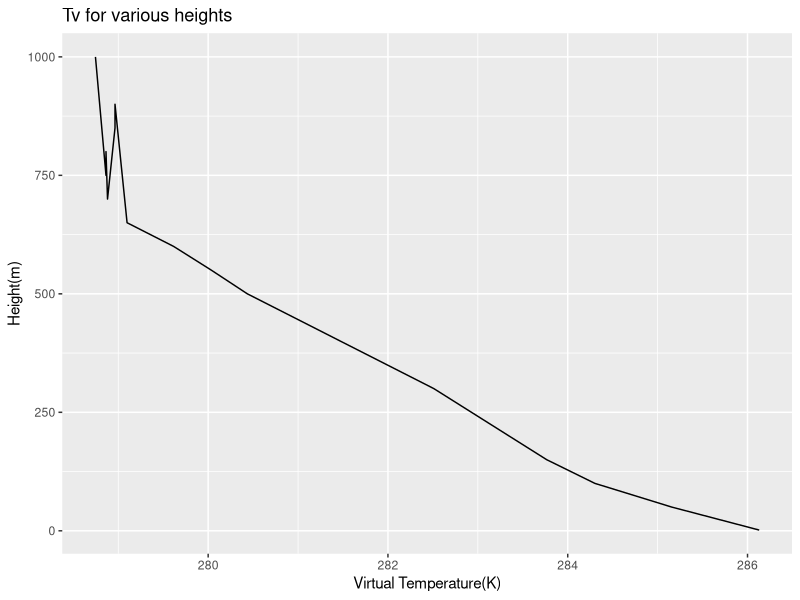
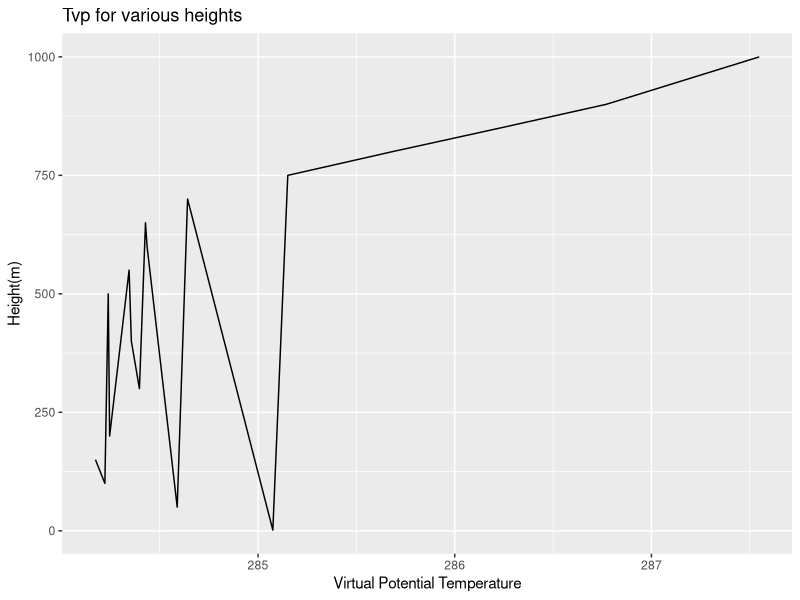
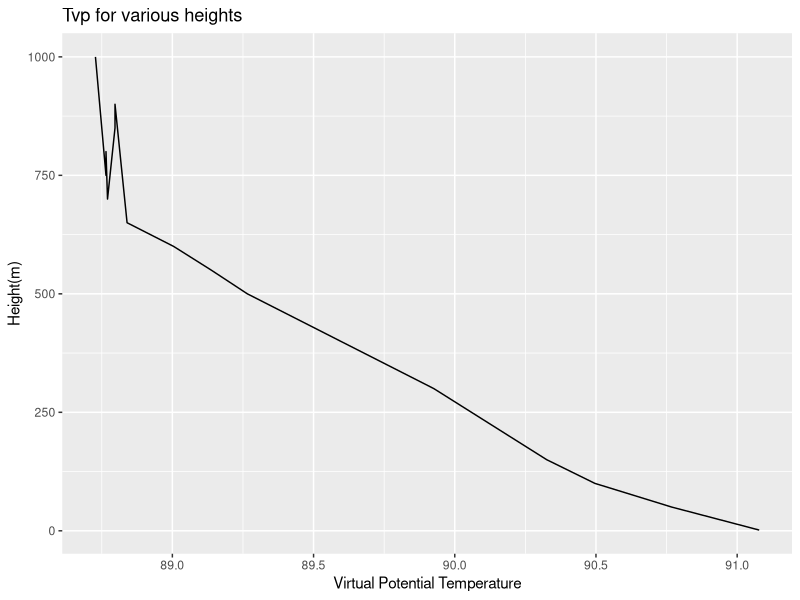

Reproduce these figures in R, in order.
## ---- chunk 1

library(ggplot2)
library(dplyr)


## ---- chunk 2

#meters
heightq7 <- c(1.5,50,100,150,200,300,400,500,550,600,650,700,750,800,850,900,1000)
#in mb
pressureq7 <- c(1013,1007,1001,995,989,977,965,954,948,942,936,931,925,919,914,908,897)
#in deg C
temperature7 <- c(11.8,10.9,10.1,9.6,9.2,8.4,7.4,6.4,6.0,5.6,5.1,4.9,4.9,4.9,5.0,5.0,4.8)
#in g/Kg
specifichumidity7 <- c(6.5,6.1,5.8,5.6,5.5,5.3,5.1,4.9,4.9,4.8,4.7,4.6,4.5,4.5,4.5,4.5,4.4)

length(heightq7)==length(pressureq7)
length(temperature7)==length(specifichumidity7)



## ---- chunk 3

# Convert to Kelvin
temperature7K <- temperature7 + 273.2
vtemperature7K <- temperature7K*(1+(0.61*(specifichumidity7/1000)))

vt7adf <- data.frame(heightq7,pressureq7,temperature7,specifichumidity7,temperature7K,vtemperature7K)

vt7adf %>% ggplot() + aes(vtemperature7K,heightq7) + geom_line() + xlab("Virtual Temperature(K)") +
  ylab("Height(m)") + ggtitle("Tv for various heights")
## ---- chunk 4

# Convert to Kelvin
# Add virtual potential temperature
ptemperature7K <- temperature7K*((1000/pressureq7)^0.286)
vptemperature7K <- ptemperature7K*(1+(0.61*(specifichumidity7/1000)))
vt7adf <- data.frame(heightq7,pressureq7,temperature7,specifichumidity7,temperature7K,vtemperature7K,ptemperature7K,vptemperature7K)

vt7adf %>% ggplot() + aes(vptemperature7K,heightq7) + geom_line() + xlab("Virtual Potential Temperature") +
  ylab("Height(m)") + ggtitle("Tvp for various heights")
## ---- chunk 5

# Convert to Kelvin
# Add virtual potential temperature
vptemperature7K <- vtemperature7K/pi
vptemperature7Kr <- (temperature7K*(1+(0.61*(specifichumidity7/1000))))/pi
vt7adf <- data.frame(heightq7,pressureq7,temperature7,specifichumidity7,temperature7K,vtemperature7K,vptemperature7K,vptemperature7Kr)

vt7adf %>% ggplot() + aes(vptemperature7Kr,heightq7) + geom_line()+ xlab("Virtual Potential Temperature") +
 ylab("Height(m)") + ggtitle("Tvp for various heights")
